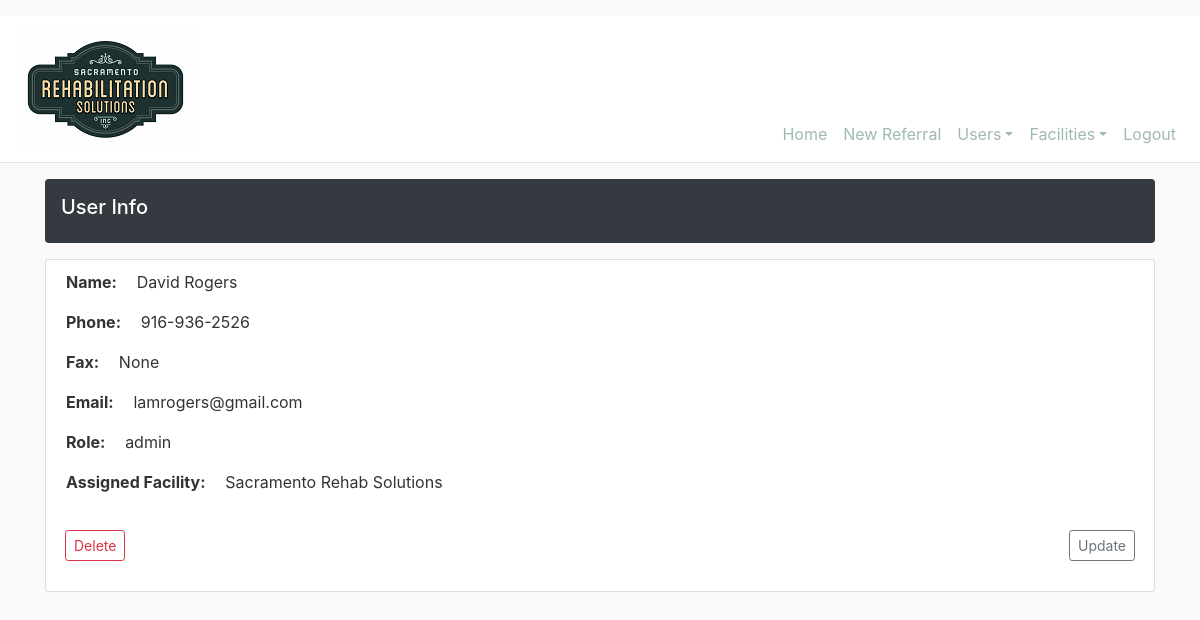
Screenshot of /user/2 (signed in) with the database file from the repository.
### srs_intake/models.py (models this page shows, shortened)
class User(db.Model, UserMixin):
    id = db.Column(db.Integer, primary_key=True, autoincrement=True)
    firstname = db.Column(db.String(20), nullable=True)
    lastname = db.Column(db.String(20), nullable=True)
    email = db.Column(db.String(120), unique=True, nullable=True)
    phone = db.Column(db.String(20), nullable=True)
    fax = db.Column(db.String(20), nullable=True)
    role = db.Column(db.String(20), nullable=True)
    password = db.Column(db.String(60), nullable=True)
    facility_id = db.Column(db.Integer, db.ForeignKey('facility.id'))

class Facility(db.Model):
    id = db.Column(db.Integer, primary_key=True, autoincrement=True)
    name = db.Column(db.String(50), nullable=True)
    address1 = db.Column(db.String(120), nullable=True)
    address2 = db.Column(db.String(120), nullable=True)
    city = db.Column(db.String(20), nullable=True)
    state = db.Column(db.String(2), nullable=True)
    zip_code = db.Column(db.String(10), nullable=True)
    source = db.Column(db.String(10), nullable=True)
    users = db.relationship('User', backref='facility_user', lazy=True)
    referrals = db.relationship('Referral', backref='facility_ref', lazy=True)

### srs_intake/users/routes.py (the view)
@users.route("/user/<int:user_id>")
@fresh_login_required
def user(user_id):
    user = User.query.get_or_404(user_id)
    return render_template('users/user.html', title="User Info", user=user)

### srs_intake/models.py (called while the page is built)
@login_manager.user_loader
def load_user(user_id):
    return User.query.get(int(user_id))

### srs_intake/templates/users/user.html (shortened to what this page needs)
{% extends "layout.html" %}
{% block content %}
    <div class="d-flex align-items-center p-3 my-3 text-white bg-dark rounded shadow-sm">
        <div class="lh-100">
            <h5 class="lh-100">
                {{ title }}
            </h5>
        </div>
    </div>
    <div class="row">
        <div class="col-md-12">
            <div class="content-section">
                <div class="form-group">
                    <div class="form-row">
                        <div class="form-group col-md-6">
                            <span class="font-weight-bold pr-3">Name: </span>{{ user.firstname }} {{ user.lastname }}
                        </div>
                    </div>
                    <div class="form-row">
                        <div class="form-group col-md-4">
                            <span class="font-weight-bold pr-3">Phone: </span>{{ user.phone }}
                        </div>
                    </div>
                    <div class="form-row">
                        <div class="form-group col-md-4">
                            <span class="font-weight-bold pr-3">Fax: </span>{{ user.fax }}
                        </div>
                    </div>
                    <div class="form-row">
                        <div class="form-group col-md-6">
                            <span class="font-weight-bold pr-3">Email: </span>{{ user.email }}
                        </div>
                    </div>
                    <div class="form-row">
                        <div class="form-group col-md-6">
                            <span class="font-weight-bold pr-3">Role: </span>{{ user.role }}
                        </div>
                    </div>
                    <div class="form-row">
                        <div class="form-group col-md-6">
                            <span class="font-weight-bold pr-3">Assigned Facility: </span>{{ user.facility_user.name }}
                        </div>
                    </div>
                </div>
                <div class="form-row d-flex justify-content-between">
                    <div class="form-group d-flex justify-content-start">
                        <button type="button" class="btn btn-outline-danger btn-sm m-1" data-toggle="modal" data-target="#deleteModal">Delete</button>
                    </div>
                    <div class="form-group d-flex justify-content-end">
                        <a class="btn btn-outline-secondary btn-sm m-1" href="{{ url_for('users.update_user',user_id=user.id) }}">Update</a>
                    </div>
                </div>
            </div>
        </div>
    </div>
{% endblock content %}

### srs_intake/static/css/main.css (style rules this page uses)
body { background: #fafafa; color: #333333; }
h1, h2, h3, h4, h5, h6 { color: #ffffff; }
.content-section { background: #ffffff; padding: 10px 20px; border: 1px solid #dddddd; border-radius: 3px; margin-bottom: 20px; }

### rows the page displays
User: firstname "David", lastname "Rogers", phone "916-936-2526", fax "None", email "lamrogers@gmail.com", role "admin"
Facility: facility_user.name "Sacramento Rehab Solutions"

### other values shown
{{ title }} "User Info"
